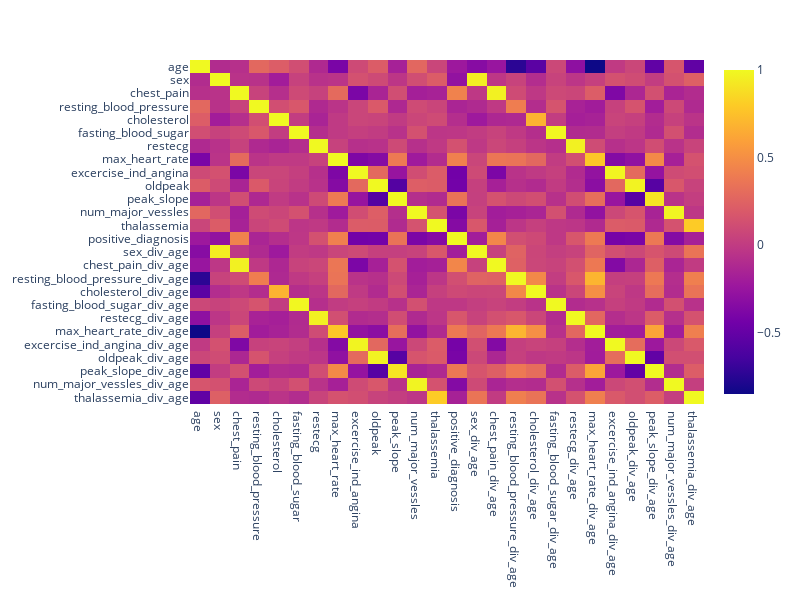

The code cell stored with this chart in its notebook:
### Code cell
import plotly.express as px

px.imshow(data.corr(), width=800, height=600).update_yaxes(
    ticktext=data.columns, tickvals=list(range(len(data.columns)))
)

### Figure 1 — Plotly figure (JSON) as saved in the notebook; plotly's stock layout.template omitted (floating-point values rounded to 4 significant figures; data arrays with more than 128 entries replaced by an {"elided": "..."} marker saying what was removed)
{"data": [{"coloraxis": "coloraxis", "hovertemplate": "x: %{x}<br>y: %{y}<br>color: %{z}<extra></extra>", "name": "0", "type": "heatmap", "x": ["age", "sex", "chest_pain", "resting_blood_pressure", "cholesterol", "fasting_blood_sugar", "restecg", "max_heart_rate", "excercise_ind_angina", "oldpeak", "peak_slope", "num_major_vessles", "thalassemia", "positive_diagnosis", "sex_div_age", "chest_pain_div_age", "resting_blood_pressure_div_age", "cholesterol_div_age", "fasting_blood_sugar_div_age", "restecg_div_age", "max_heart_rate_div_age", "excercise_ind_angina_div_age", "oldpeak_div_age", "peak_slope_div_age", "num_major_vessles_div_age", "thalassemia_div_age"], "xaxis": "x", "yaxis": "y", "z": {"elided": "26x26 float values"}}], "layout": {"coloraxis": {"colorscale": [[0, "#0d0887"], [0.1111, "#46039f"], [0.2222, "#7201a8"], [0.3333, "#9c179e"], [0.4444, "#bd3786"], [0.5556, "#d8576b"], [0.6667, "#ed7953"], [0.7778, "#fb9f3a"], [0.8889, "#fdca26"], [1, "#f0f921"]]}, "height": 600, "margin": {"t": 60}, "width": 800, "xaxis": {"anchor": "y", "constrain": "domain", "domain": [0, 1], "scaleanchor": "y"}, "yaxis": {"anchor": "x", "autorange": "reversed", "constrain": "domain", "domain": [0, 1], "ticktext": ["age", "sex", "chest_pain", "resting_blood_pressure", "cholesterol", "fasting_blood_sugar", "restecg", "max_heart_rate", "excercise_ind_angina", "oldpeak", "peak_slope", "num_major_vessles", "thalassemia", "positive_diagnosis", "sex_div_age", "chest_pain_div_age", "resting_blood_pressure_div_age", "cholesterol_div_age", "fasting_blood_sugar_div_age", "restecg_div_age", "max_heart_rate_div_age", "excercise_ind_angina_div_age", "oldpeak_div_age", "peak_slope_div_age", "num_major_vessles_div_age", "thalassemia_div_age"], "tickvals": [0, 1, 2, 3, 4, 5, 6, 7, 8, 9, 10, 11, 12, 13, 14, 15, 16, 17, 18, 19, 20, 21, 22, 23, 24, 25]}}}
